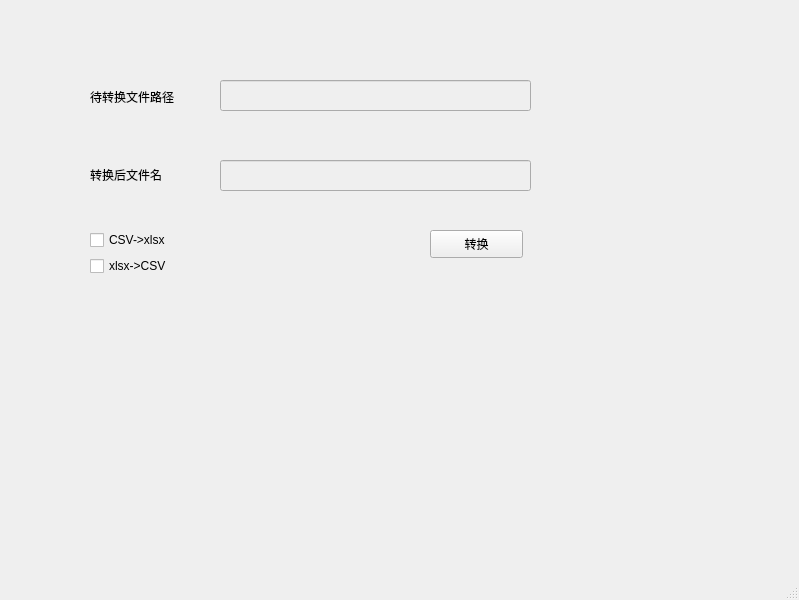
<?xml version="1.0" encoding="UTF-8"?>
<ui version="4.0">
 <class>Tran</class>
 <widget class="QMainWindow" name="Tran">
  <property name="enabled">
   <bool>true</bool>
  </property>
  <property name="geometry">
   <rect>
    <x>0</x>
    <y>0</y>
    <width>799</width>
    <height>600</height>
   </rect>
  </property>
  <property name="windowTitle">
   <string>MainWindow</string>
  </property>
  <widget class="QWidget" name="centralwidget">
   <widget class="QPushButton" name="pushButton">
    <property name="geometry">
     <rect>
      <x>430</x>
      <y>230</y>
      <width>93</width>
      <height>28</height>
     </rect>
    </property>
    <property name="text">
     <string>转换</string>
    </property>
   </widget>
   <widget class="QLineEdit" name="lineEdit">
    <property name="enabled">
     <bool>false</bool>
    </property>
    <property name="geometry">
     <rect>
      <x>220</x>
      <y>80</y>
      <width>311</width>
      <height>31</height>
     </rect>
    </property>
   </widget>
   <widget class="QLineEdit" name="lineEdit_2">
    <property name="enabled">
     <bool>false</bool>
    </property>
    <property name="geometry">
     <rect>
      <x>220</x>
      <y>160</y>
      <width>311</width>
      <height>31</height>
     </rect>
    </property>
   </widget>
   <widget class="QWidget" name="">
    <property name="geometry">
     <rect>
      <x>90</x>
      <y>60</y>
      <width>107</width>
      <height>151</height>
     </rect>
    </property>
    <layout class="QVBoxLayout" name="verticalLayout_2">
     <item>
      <widget class="QLabel" name="label">
       <property name="text">
        <string>待转换文件路径</string>
       </property>
      </widget>
     </item>
     <item>
      <widget class="QLabel" name="label_2">
       <property name="text">
        <string>转换后文件名</string>
       </property>
      </widget>
     </item>
    </layout>
   </widget>
   <widget class="QWidget" name="">
    <property name="geometry">
     <rect>
      <x>90</x>
      <y>230</y>
      <width>101</width>
      <height>47</height>
     </rect>
    </property>
    <layout class="QVBoxLayout" name="verticalLayout">
     <item>
      <widget class="QCheckBox" name="checkBox">
       <property name="text">
        <string>CSV-&gt;xlsx</string>
       </property>
      </widget>
     </item>
     <item>
      <widget class="QCheckBox" name="checkBox_2">
       <property name="text">
        <string>xlsx-&gt;CSV</string>
       </property>
      </widget>
     </item>
    </layout>
   </widget>
  </widget>
  <widget class="QMenuBar" name="menubar">
   <property name="geometry">
    <rect>
     <x>0</x>
     <y>0</y>
     <width>799</width>
     <height>26</height>
    </rect>
   </property>
  </widget>
  <widget class="QStatusBar" name="statusbar"/>
 </widget>
 <resources/>
 <connections>
  <connection>
   <sender>checkBox</sender>
   <signal>toggled(bool)</signal>
   <receiver>lineEdit</receiver>
   <slot>setEnabled(bool)</slot>
   <hints>
    <hint type="sourcelabel">
     <x>178</x>
     <y>262</y>
    </hint>
    <hint type="destinationlabel">
     <x>232</x>
     <y>126</y>
    </hint>
   </hints>
  </connection>
  <connection>
   <sender>checkBox</sender>
   <signal>toggled(bool)</signal>
   <receiver>lineEdit_2</receiver>
   <slot>setEnabled(bool)</slot>
   <hints>
    <hint type="sourcelabel">
     <x>186</x>
     <y>263</y>
    </hint>
    <hint type="destinationlabel">
     <x>237</x>
     <y>195</y>
    </hint>
   </hints>
  </connection>
  <connection>
   <sender>checkBox</sender>
   <signal>toggled(bool)</signal>
   <receiver>checkBox_2</receiver>
   <slot>setDisabled(bool)</slot>
   <hints>
    <hint type="sourcelabel">
     <x>153</x>
     <y>269</y>
    </hint>
    <hint type="destinationlabel">
     <x>118</x>
     <y>288</y>
    </hint>
   </hints>
  </connection>
  <connection>
   <sender>checkBox_2</sender>
   <signal>toggled(bool)</signal>
   <receiver>lineEdit</receiver>
   <slot>setEnabled(bool)</slot>
   <hints>
    <hint type="sourcelabel">
     <x>169</x>
     <y>293</y>
    </hint>
    <hint type="destinationlabel">
     <x>234</x>
     <y>111</y>
    </hint>
   </hints>
  </connection>
  <connection>
   <sender>checkBox_2</sender>
   <signal>toggled(bool)</signal>
   <receiver>lineEdit_2</receiver>
   <slot>setEnabled(bool)</slot>
   <hints>
    <hint type="sourcelabel">
     <x>139</x>
     <y>297</y>
    </hint>
    <hint type="destinationlabel">
     <x>260</x>
     <y>207</y>
    </hint>
   </hints>
  </connection>
  <connection>
   <sender>checkBox_2</sender>
   <signal>toggled(bool)</signal>
   <receiver>checkBox</receiver>
   <slot>setDisabled(bool)</slot>
   <hints>
    <hint type="sourcelabel">
     <x>152</x>
     <y>291</y>
    </hint>
    <hint type="destinationlabel">
     <x>156</x>
     <y>271</y>
    </hint>
   </hints>
  </connection>
 </connections>
</ui>
